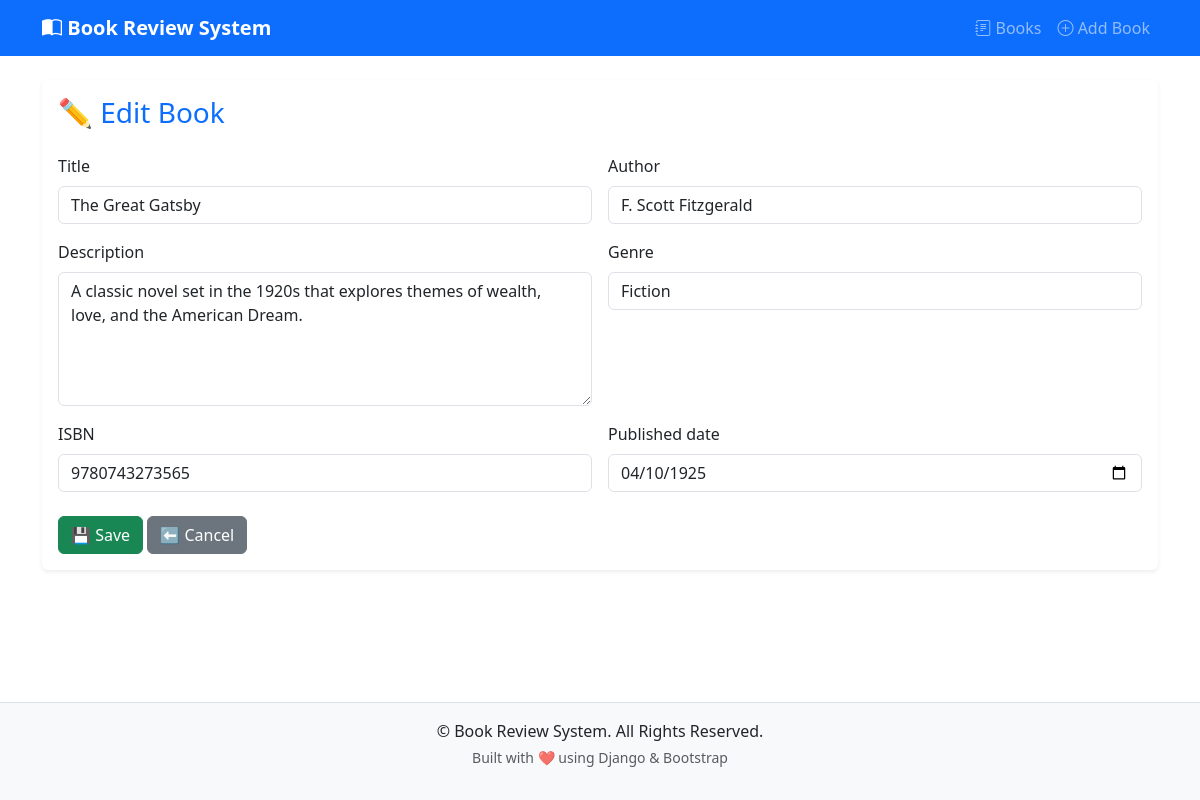
Screenshot of /book/3/edit/ with the database file from the repository.
### book/models.py (models this page shows, shortened)
class Book(models.Model):
    GENRE_CHOICES = [
        ('fiction', 'Fiction'),
        ('non_fiction', 'Non-Fiction'),
        ('science', 'Science'),
        ('technology', 'Technology'),
        ('history', 'History'),
        ('other', 'Other'),
    ]
    title = models.CharField(max_length=200)
    author = models.CharField(max_length=200)
    description = models.TextField()
    genre = models.CharField(max_length=20, choices=GENRE_CHOICES)
    isbn = models.CharField('ISBN', max_length=13, unique=True)
    published_date = models.DateField()
    average_rating = models.DecimalField(
        max_digits=3,
        decimal_places=2,
        validators=[MinValueValidator(0), MaxValueValidator(5)],
        default=0
    )
    created_at = models.DateTimeField(auto_now_add=True)
    updated_at = models.DateTimeField(auto_now=True)

### book/views.py (the view)
# urls.py: path('book/<int:pk>/edit/', book_update, name='book-update'),
def book_update(request, pk):
    book = get_object_or_404(Book, pk=pk)
    if request.method == 'POST':
        form = BookForm(request.POST, instance=book)
        if form.is_valid():
            form.save()
            messages.success(request, 'Book updated successfully!')
            return redirect('book-detail', pk=book.pk)
    else:
        form = BookForm(instance=book)
    return render(request, 'book/book_form.html', {'form': form, 'book': book})

### book/forms.py
class BookForm(forms.ModelForm):
    class Meta:
        model = Book
        fields = ['title', 'author', 'description', 'genre', 'isbn', 'published_date']
        widgets = {
            'title': forms.TextInput(attrs={
                'class': 'form-control',
                'placeholder': 'Enter book title'
            }),
            'author': forms.TextInput(attrs={
                'class': 'form-control',
                'placeholder': 'Enter author name'
            }),
            'description': forms.Textarea(attrs={
                'class': 'form-control',
                'placeholder': 'Enter book description',
                'rows': 5
            }),
            'genre': forms.Select(attrs={'class': 'form-control'}),
            'isbn': forms.TextInput(attrs={
                'class': 'form-control',
                'placeholder': 'Enter ISBN number'
            }),
            'published_date': forms.DateInput(attrs={
                'class': 'form-control',
                'type': 'date'
            }),
        }

### book/templates/book/book_form.html (shortened to what this page needs)
{% extends 'book/base.html' %}
{% block content %}
<div class="card shadow-sm border-0">
  <div class="card-body">
    <h3 class="mb-4 text-primary">
      {% if book %}✏️ Edit Book{% else %}➕ Add New Book{% endif %}
    </h3>
    <form action="" method="POST" novalidate>
      <div class="row g-3">
        {% for field in form %}
        <div class="col-md-6">
          <label class="form-label">{{ field.label }}</label>
          {{ field }}
        </div>
        {% endfor %}
      </div>
      <div class="mt-4">
        <button type="submit" class="btn btn-success">💾 Save</button>
        <a href="{% url 'book-list' %}" class="btn btn-secondary">⬅️ Cancel</a>
      </div>
    </form>
  </div>
</div>
{% endblock content %}

### book/templates/book/base.html (style rules this page uses)
body { display: flex; flex-direction: column; min-height: 100vh; }

### rows the page displays
Book: form "The Great Gatsby" "F. Scott Fitzgerald" "A classic novel set in the 1920s that explores themes of wealth, love, and the American Dream." "Fiction" "9780743273565" "04/10/1925"

### other values shown
{{ field.label }} "Title" "Author" "Description" "Genre" "ISBN" "Published date"
